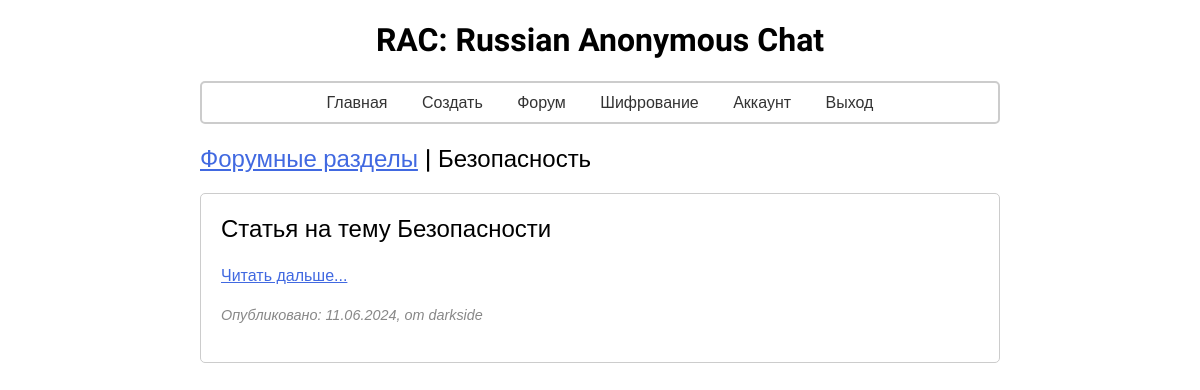
The page /forum/2 (signed in) on the database its author committed.
### manager/models.py (models this page shows)
class Category(db.Model):
    id = db.Column(db.Integer, primary_key=True)
    name = db.Column(db.String(100), unique=True, nullable=False)
    description = db.Column(db.String(100))

class Post(db.Model):
    id = db.Column(db.Integer, primary_key=True)
    title = db.Column(db.String(150))
    text = db.Column(db.Text)
    user_id = db.Column(db.Integer, db.ForeignKey('user.id'))
    date_post = db.Column(db.DateTime, default=datetime.now)
    category_id = db.Column(db.Integer, db.ForeignKey('category.id'), nullable=False, default=1)
    category = db.relationship('Category', backref=db.backref('posts', lazy=True))

class User(db.Model, UserMixin):
    id = db.Column(db.Integer, primary_key=True)
    login = db.Column(db.String(100), unique=True)
    password = db.Column(db.String(100))
    avatar = db.Column(db.String(120), default=None)
    posts = db.relationship("Post", backref="author")
    date_user = db.Column(db.DateTime, default=datetime.now)
    last_online = db.Column(db.DateTime, default=datetime.now)

### user/forum.py (the view)
@app.route("/forum/<int:forum_id>")
@login_required
def forum(forum_id):
    category = Category.query.get(forum_id)
    posts = Post.query.filter_by(category_id=forum_id).all()
    return render_template('user/main/all_post.html', category=category, posts=posts)

### user/session.py (called while the page is built)
@login_manager.user_loader
def load_user(user_id):
    return User.query.get(int(user_id))

### app/templates/user/main/all_post.html (shortened to what this page needs)
<!DOCTYPE html>
<html lang="en">
<head>
    {% include "user/include/links.html" %}
    <link rel="stylesheet" href="{{ url_for('static', filename='user/index.css') }}">
</head>
<body>
    <h1 class="logo">RAC: Russian Anonymous Chat</h1>
    <div class="container">
        <div class="menu">
            {% include "user/include/menu.html" %}
        </div>
        <h2 class="title"><a href="{{ url_for("category") }}">Форумные разделы</a> | {{ category.name }}</h2>
        {% for ps in posts %}
        <div class="post">
            <h2 class="title">{{ ps.title }}</h2>
            <p><a href="post/{{ ps.id }}">Читать дальше...</a></p>
            <p class="time">Опубликовано: {{ ps.date_post.strftime('%d.%m.%Y') }}, от {{ ps.author.login }}</p>
        </div>
        {% endfor %}
    </div>
</body>
</html>

### app/static/user/index.css (style rules this page uses)
body { font-family: Arial, sans-serif; margin: 0; padding: 0; }
.container { max-width: 800px; margin: 20px auto; padding: 0 20px; }
.post { border: 1px solid #ccc; border-radius: 5px; margin-bottom: 20px; padding: 20px; }
.post h2 { font-size: 24px; margin-top: 0; }
.post p { font-size: 16px; line-height: 1.6; }
.post .time { color: #888; font-size: 0.9em; font-style: italic; }
.title { font-family: "Montserrat", sans-serif; font-optical-sizing: auto; font-weight: 500; font-style: normal; }
.menu { padding: 10px; border-radius: 5px; margin-bottom: 20px; border: 2px solid #ccc; }
.logo { text-align: center; font-family: "UnifrakturCook"; font-weight: 1000; font-style: normal; }
a { color: #4169E1; }

### rows shown on the page
Category: name "Безопасность"
Post: title "Статья на тему Безопасности", date_post "11.06.2024", author.login "darkside"
